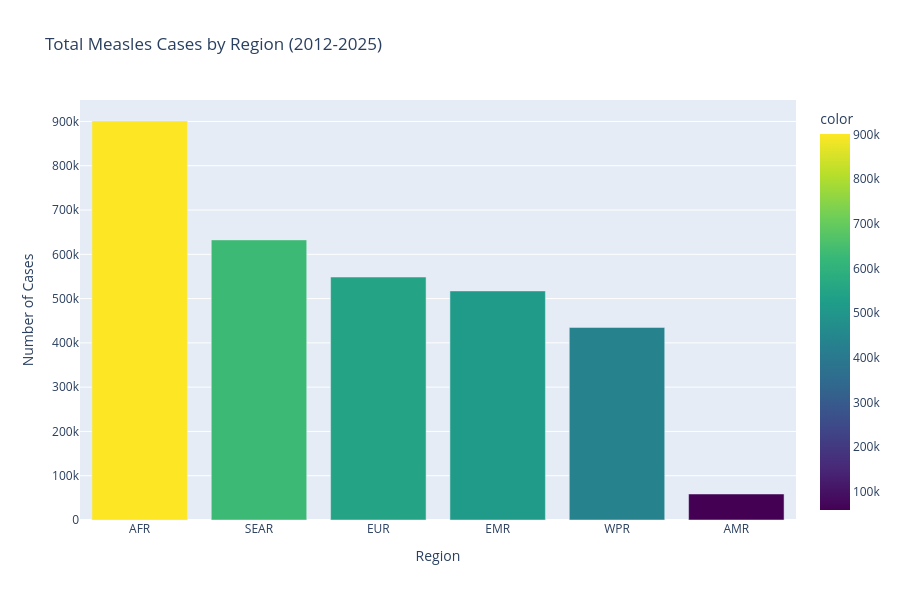

Source (notebook cell):
### Code cell
# Visualization: Cases by region (Plotly)
region_cases = yearly_measles.groupby('region')['measles_total'].sum().sort_values(ascending=False)
fig = px.bar(x=region_cases.index, y=region_cases.values, 
             labels={'x': 'Region', 'y': 'Number of Cases'},
             title='Total Measles Cases by Region (2012-2025)',
             color=region_cases.values,
             color_continuous_scale='Viridis')
fig.update_layout(showlegend=False, height=600, hovermode='x unified')
fig.show()

### Figure 1 — Plotly figure (JSON) as saved in the notebook; plotly's stock layout.template omitted (floating-point values rounded to 4 significant figures)
{"data": [{"hovertemplate": "Region=%{x}<br>Number of Cases=%{y}<br>color=%{marker.color}<extra></extra>", "legendgroup": "", "marker": {"color": [901018, 632557, 548694, 517334, 434938, 58733], "coloraxis": "coloraxis", "pattern": {"shape": ""}}, "name": "", "orientation": "v", "showlegend": false, "textposition": "auto", "type": "bar", "x": ["AFR", "SEAR", "EUR", "EMR", "WPR", "AMR"], "xaxis": "x", "y": [901018, 632557, 548694, 517334, 434938, 58733], "yaxis": "y"}], "layout": {"barmode": "relative", "coloraxis": {"colorbar": {"title": {"text": "color"}}, "colorscale": [[0, "#440154"], [0.1111, "#482878"], [0.2222, "#3e4989"], [0.3333, "#31688e"], [0.4444, "#26828e"], [0.5556, "#1f9e89"], [0.6667, "#35b779"], [0.7778, "#6ece58"], [0.8889, "#b5de2b"], [1, "#fde725"]]}, "height": 600, "hovermode": "x unified", "legend": {"tracegroupgap": 0}, "showlegend": false, "title": {"text": "Total Measles Cases by Region (2012-2025)"}, "xaxis": {"anchor": "y", "domain": [0, 1], "title": {"text": "Region"}}, "yaxis": {"anchor": "x", "domain": [0, 1], "title": {"text": "Number of Cases"}}}}
